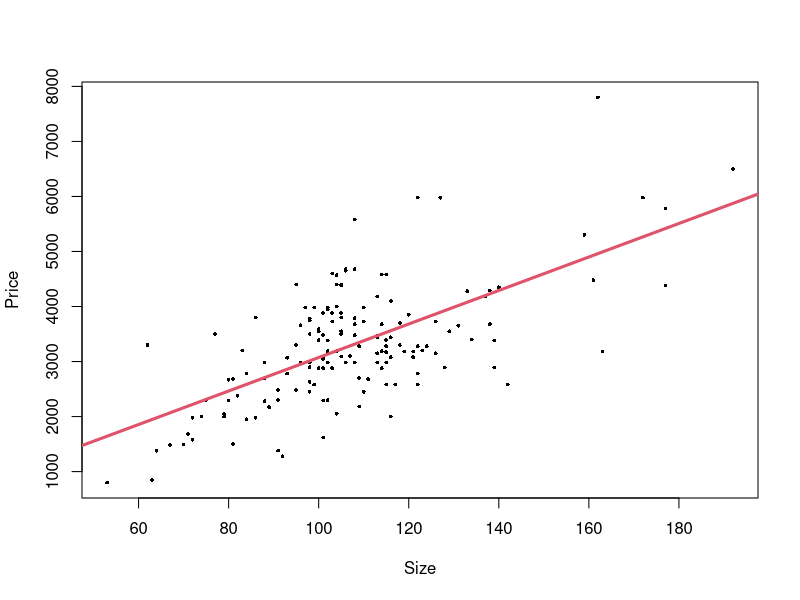

The R source for this figure:
house <- read.csv("../Data/HOUSE.csv", row.names = 1)
Size <- house$Size
Price <- house$Price
cor(Size,Price) # Size とPrice の相関係数
cov(Size, Price) # Size とPrice の共分散
cor(house) # 全ての変数の相関係数行列
fit=lm(Price~Size,data=house)
fit$coefficients
#最小二乗推定値の計算↑
x<-house$Size
y<-house$Price
beta.hat<-cov(x,y)/var(x)
alpha.hat<-mean(y)-beta.hat*mean(x)

beta.hat
alpha.hat

plot(x,y,xlab="Size",ylab="Price",pch=16,cex=0.5)
abline(alpha.hat,beta.hat,col=2,lwd=3)
alpha.hat+beta.hat*300
